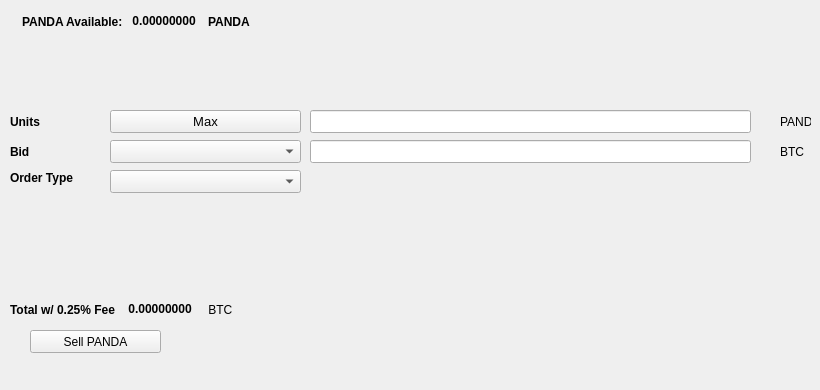
   <widget class="QWidget" name="SellTab">
    <attribute name="title">
     <string>Sell</string>
    </attribute>
    <widget class="QLabel" name="label_16">
     <property name="geometry">
      <rect>
       <x>780</x>
       <y>140</y>
       <width>31</width>
       <height>23</height>
      </rect>
     </property>
     <property name="text">
      <string>BTC</string>
     </property>
    </widget>
    <widget class="QComboBox" name="SellBidcomboBox">
     <property name="geometry">
      <rect>
       <x>110</x>
       <y>140</y>
       <width>191</width>
       <height>23</height>
      </rect>
     </property>
     <property name="font">
      <font>
       <pointsize>10</pointsize>
      </font>
     </property>
    </widget>
    <widget class="QLabel" name="label_18">
     <property name="geometry">
      <rect>
       <x>10</x>
       <y>110</y>
       <width>46</width>
       <height>23</height>
      </rect>
     </property>
     <property name="font">
      <font>
       <weight>75</weight>
       <bold>true</bold>
      </font>
     </property>
     <property name="text">
      <string>Units</string>
     </property>
    </widget>
    <widget class="QPushButton" name="Sell_Max_Amount">
     <property name="geometry">
      <rect>
       <x>110</x>
       <y>110</y>
       <width>191</width>
       <height>23</height>
      </rect>
     </property>
     <property name="font">
      <font>
       <pointsize>10</pointsize>
      </font>
     </property>
     <property name="text">
      <string>Max</string>
     </property>
    </widget>
    <widget class="QLabel" name="label_20">
     <property name="geometry">
      <rect>
       <x>10</x>
       <y>170</y>
       <width>91</width>
       <height>16</height>
      </rect>
     </property>
     <property name="font">
      <font>
       <weight>75</weight>
       <bold>true</bold>
      </font>
     </property>
     <property name="text">
      <string>Order Type</string>
     </property>
    </widget>
    <widget class="QComboBox" name="SellOrdertypeCombo">
     <property name="geometry">
      <rect>
       <x>110</x>
       <y>170</y>
       <width>191</width>
       <height>23</height>
      </rect>
     </property>
     <property name="font">
      <font>
       <pointsize>10</pointsize>
      </font>
     </property>
    </widget>
    <widget class="QLabel" name="label_21">
     <property name="geometry">
      <rect>
       <x>10</x>
       <y>140</y>
       <width>46</width>
       <height>23</height>
      </rect>
     </property>
     <property name="font">
      <font>
       <weight>75</weight>
       <bold>true</bold>
      </font>
     </property>
     <property name="text">
      <string>Bid</string>
     </property>
    </widget>
    <widget class="QLabel" name="label_22">
     <property name="geometry">
      <rect>
       <x>780</x>
       <y>110</y>
       <width>31</width>
       <height>23</height>
      </rect>
     </property>
     <property name="text">
      <string>PANDA</string>
     </property>
    </widget>
    <widget class="QLineEdit" name="UnitsInputPANDA">
     <property name="geometry">
      <rect>
       <x>310</x>
       <y>110</y>
       <width>441</width>
       <height>23</height>
      </rect>
     </property>
     <property name="font">
      <font>
       <pointsize>9</pointsize>
       <weight>75</weight>
       <bold>true</bold>
      </font>
     </property>
    </widget>
    <widget class="QLineEdit" name="SellBidPriceEdit">
     <property name="geometry">
      <rect>
       <x>310</x>
       <y>140</y>
       <width>441</width>
       <height>23</height>
      </rect>
     </property>
     <property name="font">
      <font>
       <pointsize>9</pointsize>
       <weight>75</weight>
       <bold>true</bold>
      </font>
     </property>
    </widget>
    <widget class="QPushButton" name="SellPANDABTN">
     <property name="geometry">
      <rect>
       <x>30</x>
       <y>330</y>
       <width>131</width>
       <height>23</height>
      </rect>
     </property>
     <property name="text">
      <string>Sell PANDA</string>
     </property>
     <property name="icon">
      <iconset resource="../pandacash">
       <normaloff>:/icons/bitcoin</normaloff>:/icons/bitcoin</iconset>
     </property>
    </widget>
    <widget class="QWidget" name="layoutWidget3">
     <property name="geometry">
      <rect>
       <x>22</x>
       <y>12</y>
       <width>258</width>
       <height>19</height>
      </rect>
     </property>
     <layout class="QHBoxLayout" name="horizontalLayout">
      <item>
       <widget class="QLabel" name="label232_2">
        <property name="font">
         <font>
          <weight>75</weight>
          <bold>true</bold>
         </font>
        </property>
        <property name="text">
         <string>PANDA Available:</string>
        </property>
       </widget>
      </item>
      <item>
       <widget class="QLabel" name="PANDAAvailableLabel">
        <property name="palette">
         <palette>
          <active>
           <colorrole role="WindowText">
            <brush brushstyle="SolidPattern">
             <color alpha="255">
              <red>0</red>
              <green>0</green>
              <blue>0</blue>
             </color>
            </brush>
           </colorrole>
           <colorrole role="Button">
            <brush brushstyle="SolidPattern">
             <color alpha="255">
              <red>0</red>
              <green>170</green>
              <blue>0</blue>
             </color>
            </brush>
           </colorrole>
           <colorrole role="Light">
            <brush brushstyle="SolidPattern">
             <color alpha="255">
              <red>0</red>
              <green>255</green>
              <blue>0</blue>
             </color>
            </brush>
           </colorrole>
           <colorrole role="Midlight">
            <brush brushstyle="SolidPattern">
             <color alpha="255">
              <red>0</red>
              <green>212</green>
              <blue>0</blue>
             </color>
            </brush>
           </colorrole>
           <colorrole role="Dark">
            <brush brushstyle="SolidPattern">
             <color alpha="255">
              <red>0</red>
              <green>85</green>
              <blue>0</blue>
             </color>
            </brush>
           </colorrole>
           <colorrole role="Mid">
            <brush brushstyle="SolidPattern">
             <color alpha="255">
              <red>0</red>
              <green>113</green>
              <blue>0</blue>
             </color>
            </brush>
           </colorrole>
           <colorrole role="Text">
            <brush brushstyle="SolidPattern">
             <color alpha="255">
              <red>0</red>
              <green>170</green>
              <blue>0</blue>
             </color>
            </brush>
           </colorrole>
           <colorrole role="BrightText">
            <brush brushstyle="SolidPattern">
             <color alpha="255">
              <red>255</red>
              <green>255</green>
              <blue>255</blue>
             </color>
            </brush>
           </colorrole>
           <colorrole role="ButtonText">
            <brush brushstyle="SolidPattern">
             <color alpha="255">
              <red>0</red>
              <green>0</green>
              <blue>0</blue>
             </color>
            </brush>
           </colorrole>
           <colorrole role="Base">
            <brush brushstyle="SolidPattern">
             <color alpha="255">
              <red>255</red>
              <green>255</green>
              <blue>255</blue>
             </color>
            </brush>
           </colorrole>
           <colorrole role="Window">
            <brush brushstyle="SolidPattern">
             <color alpha="255">
              <red>0</red>
              <green>170</green>
              <blue>0</blue>
             </color>
            </brush>
           </colorrole>
           <colorrole role="Shadow">
            <brush brushstyle="SolidPattern">
             <color alpha="255">
              <red>0</red>
              <green>0</green>
              <blue>0</blue>
             </color>
            </brush>
           </colorrole>
           <colorrole role="AlternateBase">
            <brush brushstyle="SolidPattern">
             <color alpha="255">
              <red>127</red>
              <green>212</green>
              <blue>127</blue>
             </color>
            </brush>
           </colorrole>
           <colorrole role="ToolTipBase">
            <brush brushstyle="SolidPattern">
             <color alpha="255">
              <red>255</red>
              <green>255</green>
              <blue>220</blue>
             </color>
            </brush>
           </colorrole>
           <colorrole role="ToolTipText">
            <brush brushstyle="SolidPattern">
             <color alpha="255">
              <red>0</red>
              <green>0</green>
              <blue>0</blue>
             </color>
            </brush>
           </colorrole>
          </active>
          <inactive>
           <colorrole role="WindowText">
            <brush brushstyle="SolidPattern">
             <color alpha="255">
              <red>0</red>
              <green>0</green>
              <blue>0</blue>
             </color>
            </brush>
           </colorrole>
           <colorrole role="Button">
            <brush brushstyle="SolidPattern">
             <color alpha="255">
              <red>0</red>
              <green>170</green>
              <blue>0</blue>
             </color>
            </brush>
           </colorrole>
           <colorrole role="Light">
            <brush brushstyle="SolidPattern">
             <color alpha="255">
              <red>0</red>
              <green>255</green>
              <blue>0</blue>
             </color>
            </brush>
           </colorrole>
           <colorrole role="Midlight">
            <brush brushstyle="SolidPattern">
             <color alpha="255">
              <red>0</red>
              <green>212</green>
              <blue>0</blue>
             </color>
            </brush>
           </colorrole>
           <colorrole role="Dark">
            <brush brushstyle="SolidPattern">
             <color alpha="255">
              <red>0</red>
              <green>85</green>
              <blue>0</blue>
             </color>
            </brush>
           </colorrole>
           <colorrole role="Mid">
            <brush brushstyle="SolidPattern">
             <color alpha="255">
              <red>0</red>
              <green>113</green>
              <blue>0</blue>
             </color>
            </brush>
           </colorrole>
           <colorrole role="Text">
            <brush brushstyle="SolidPattern">
             <color alpha="255">
              <red>0</red>
              <green>170</green>
              <blue>0</blue>
             </color>
            </brush>
           </colorrole>
           <colorrole role="BrightText">
            <brush brushstyle="SolidPattern">
             <color alpha="255">
              <red>255</red>
              <green>255</green>
              <blue>255</blue>
             </color>
            </brush>
           </colorrole>
           <colorrole role="ButtonText">
            <brush brushstyle="SolidPattern">
             <color alpha="255">
              <red>0</red>
              <green>0</green>
              <blue>0</blue>
             </color>
            </brush>
           </colorrole>
           <colorrole role="Base">
            <brush brushstyle="SolidPattern">
             <color alpha="255">
              <red>255</red>
              <green>255</green>
              <blue>255</blue>
             </color>
            </brush>
           </colorrole>
           <colorrole role="Window">
            <brush brushstyle="SolidPattern">
             <color alpha="255">
              <red>0</red>
              <green>170</green>
              <blue>0</blue>
             </color>
            </brush>
           </colorrole>
           <colorrole role="Shadow">
            <brush brushstyle="SolidPattern">
             <color alpha="255">
              <red>0</red>
              <green>0</green>
              <blue>0</blue>
             </color>
            </brush>
           </colorrole>
           <colorrole role="AlternateBase">
            <brush brushstyle="SolidPattern">
             <color alpha="255">
              <red>127</red>
              <green>212</green>
              <blue>127</blue>
             </color>
            </brush>
           </colorrole>
           <colorrole role="ToolTipBase">
            <brush brushstyle="SolidPattern">
             <color alpha="255">
              <red>255</red>
              <green>255</green>
              <blue>220</blue>
             </color>
            </brush>
           </colorrole>
           <colorrole role="ToolTipText">
            <brush brushstyle="SolidPattern">
             <color alpha="255">
              <red>0</red>
              <green>0</green>
              <blue>0</blue>
             </color>
            </brush>
           </colorrole>
          </inactive>
          <disabled>
           <colorrole role="WindowText">
            <brush brushstyle="SolidPattern">
             <color alpha="255">
              <red>0</red>
              <green>85</green>
              <blue>0</blue>
             </color>
            </brush>
           </colorrole>
           <colorrole role="Button">
            <brush brushstyle="SolidPattern">
             <color alpha="255">
              <red>0</red>
              <green>170</green>
              <blue>0</blue>
             </color>
            </brush>
           </colorrole>
           <colorrole role="Light">
            <brush brushstyle="SolidPattern">
             <color alpha="255">
              <red>0</red>
              <green>255</green>
              <blue>0</blue>
             </color>
            </brush>
           </colorrole>
           <colorrole role="Midlight">
            <brush brushstyle="SolidPattern">
             <color alpha="255">
              <red>0</red>
              <green>212</green>
              <blue>0</blue>
             </color>
            </brush>
           </colorrole>
           <colorrole role="Dark">
            <brush brushstyle="SolidPattern">
             <color alpha="255">
              <red>0</red>
              <green>85</green>
              <blue>0</blue>
             </color>
            </brush>
           </colorrole>
           <colorrole role="Mid">
            <brush brushstyle="SolidPattern">
             <color alpha="255">
              <red>0</red>
              <green>113</green>
              <blue>0</blue>
             </color>
            </brush>
           </colorrole>
           <colorrole role="Text">
            <brush brushstyle="SolidPattern">
             <color alpha="255">
              <red>0</red>
              <green>85</green>
              <blue>0</blue>
             </color>
            </brush>
           </colorrole>
           <colorrole role="BrightText">
            <brush brushstyle="SolidPattern">
             <color alpha="255">
              <red>255</red>
              <green>255</green>
              <blue>255</blue>
             </color>
            </brush>
           </colorrole>
           <colorrole role="ButtonText">
            <brush brushstyle="SolidPattern">
             <color alpha="255">
              <red>0</red>
              <green>85</green>
              <blue>0</blue>
             </color>
            </brush>
           </colorrole>
           <colorrole role="Base">
            <brush brushstyle="SolidPattern">
             <color alpha="255">
              <red>0</red>
              <green>170</green>
              <blue>0</blue>
             </color>
            </brush>
           </colorrole>
           <colorrole role="Window">
            <brush brushstyle="SolidPattern">
             <color alpha="255">
              <red>0</red>
              <green>170</green>
              <blue>0</blue>
             </color>
            </brush>
           </colorrole>
           <colorrole role="Shadow">
            <brush brushstyle="SolidPattern">
             <color alpha="255">
              <red>0</red>
              <green>0</green>
              <blue>0</blue>
             </color>
            </brush>
           </colorrole>
           <colorrole role="AlternateBase">
            <brush brushstyle="SolidPattern">
             <color alpha="255">
              <red>0</red>
              <green>170</green>
              <blue>0</blue>
             </color>
            </brush>
           </colorrole>
           <colorrole role="ToolTipBase">
            <brush brushstyle="SolidPattern">
             <color alpha="255">
              <red>255</red>
              <green>255</green>
              <blue>220</blue>
             </color>
            </brush>
           </colorrole>
           <colorrole role="ToolTipText">
            <brush brushstyle="SolidPattern">
             <color alpha="255">
              <red>0</red>
              <green>0</green>
              <blue>0</blue>
             </color>
            </brush>
           </colorrole>
          </disabled>
         </palette>
        </property>
        <property name="font">
         <font>
          <weight>75</weight>
          <bold>true</bold>
         </font>
        </property>
        <property name="text">
         <string> 0.00000000 </string>
        </property>
        <property name="textInteractionFlags">
         <set>Qt::LinksAccessibleByMouse|Qt::TextSelectableByKeyboard|Qt::TextSelectableByMouse</set>
        </property>
       </widget>
      </item>
      <item>
       <widget class="QLabel" name="labelPANDA">
        <property name="font">
         <font>
          <weight>75</weight>
          <bold>true</bold>
         </font>
        </property>
        <property name="text">
         <string>PANDA</string>
        </property>
       </widget>
      </item>
     </layout>
    </widget>
    <widget class="QWidget" name="layoutWidget">
     <property name="geometry">
      <rect>
       <x>10</x>
       <y>300</y>
       <width>268</width>
       <height>19</height>
      </rect>
     </property>
     <layout class="QHBoxLayout" name="horizontalLayout_2">
      <item>
       <widget class="QLabel" name="label_19">
        <property name="font">
         <font>
          <weight>75</weight>
          <bold>true</bold>
         </font>
        </property>
        <property name="text">
         <string>Total w/ 0.25% Fee </string>
        </property>
       </widget>
      </item>
      <item>
       <widget class="QLabel" name="SellCostLabel">
        <property name="palette">
         <palette>
          <active>
           <colorrole role="WindowText">
            <brush brushstyle="SolidPattern">
             <color alpha="255">
              <red>0</red>
              <green>0</green>
              <blue>0</blue>
             </color>
            </brush>
           </colorrole>
           <colorrole role="Button">
            <brush brushstyle="SolidPattern">
             <color alpha="255">
              <red>0</red>
              <green>170</green>
              <blue>0</blue>
             </color>
            </brush>
           </colorrole>
           <colorrole role="Light">
            <brush brushstyle="SolidPattern">
             <color alpha="255">
              <red>0</red>
              <green>255</green>
              <blue>0</blue>
             </color>
            </brush>
           </colorrole>
           <colorrole role="Midlight">
            <brush brushstyle="SolidPattern">
             <color alpha="255">
              <red>0</red>
              <green>212</green>
              <blue>0</blue>
             </color>
            </brush>
           </colorrole>
           <colorrole role="Dark">
            <brush brushstyle="SolidPattern">
             <color alpha="255">
              <red>0</red>
              <green>85</green>
              <blue>0</blue>
             </color>
            </brush>
           </colorrole>
           <colorrole role="Mid">
            <brush brushstyle="SolidPattern">
             <color alpha="255">
              <red>0</red>
              <green>113</green>
              <blue>0</blue>
             </color>
            </brush>
           </colorrole>
           <colorrole role="Text">
            <brush brushstyle="SolidPattern">
             <color alpha="255">
              <red>0</red>
              <green>170</green>
              <blue>0</blue>
             </color>
            </brush>
           </colorrole>
           <colorrole role="BrightText">
            <brush brushstyle="SolidPattern">
             <color alpha="255">
              <red>255</red>
              <green>255</green>
              <blue>255</blue>
             </color>
            </brush>
           </colorrole>
           <colorrole role="ButtonText">
            <brush brushstyle="SolidPattern">
             <color alpha="255">
              <red>0</red>
              <green>0</green>
              <blue>0</blue>
             </color>
            </brush>
           </colorrole>
           <colorrole role="Base">
            <brush brushstyle="SolidPattern">
             <color alpha="255">
              <red>255</red>
              <green>255</green>
              <blue>255</blue>
             </color>
            </brush>
           </colorrole>
           <colorrole role="Window">
            <brush brushstyle="SolidPattern">
             <color alpha="255">
              <red>0</red>
              <green>170</green>
              <blue>0</blue>
             </color>
            </brush>
           </colorrole>
           <colorrole role="Shadow">
            <brush brushstyle="SolidPattern">
             <color alpha="255">
              <red>0</red>
              <green>0</green>
              <blue>0</blue>
             </color>
            </brush>
           </colorrole>
           <colorrole role="AlternateBase">
            <brush brushstyle="SolidPattern">
             <color alpha="255">
              <red>127</red>
              <green>212</green>
              <blue>127</blue>
             </color>
            </brush>
           </colorrole>
           <colorrole role="ToolTipBase">
            <brush brushstyle="SolidPattern">
             <color alpha="255">
              <red>255</red>
              <green>255</green>
              <blue>220</blue>
             </color>
            </brush>
           </colorrole>
           <colorrole role="ToolTipText">
            <brush brushstyle="SolidPattern">
             <color alpha="255">
              <red>0</red>
              <green>0</green>
              <blue>0</blue>
             </color>
            </brush>
           </colorrole>
          </active>
          <inactive>
           <colorrole role="WindowText">
            <brush brushstyle="SolidPattern">
             <color alpha="255">
              <red>0</red>
              <green>0</green>
              <blue>0</blue>
             </color>
            </brush>
           </colorrole>
           <colorrole role="Button">
            <brush brushstyle="SolidPattern">
             <color alpha="255">
              <red>0</red>
              <green>170</green>
              <blue>0</blue>
             </color>
            </brush>
           </colorrole>
           <colorrole role="Light">
            <brush brushstyle="SolidPattern">
             <color alpha="255">
              <red>0</red>
              <green>255</green>
              <blue>0</blue>
             </color>
            </brush>
           </colorrole>
           <colorrole role="Midlight">
            <brush brushstyle="SolidPattern">
             <color alpha="255">
              <red>0</red>
              <green>212</green>
              <blue>0</blue>
             </color>
            </brush>
           </colorrole>
           <colorrole role="Dark">
            <brush brushstyle="SolidPattern">
             <color alpha="255">
              <red>0</red>
              <green>85</green>
              <blue>0</blue>
             </color>
            </brush>
           </colorrole>
           <colorrole role="Mid">
            <brush brushstyle="SolidPattern">
             <color alpha="255">
              <red>0</red>
              <green>113</green>
              <blue>0</blue>
             </color>
            </brush>
           </colorrole>
           <colorrole role="Text">
            <brush brushstyle="SolidPattern">
             <color alpha="255">
              <red>0</red>
              <green>170</green>
              <blue>0</blue>
             </color>
            </brush>
           </colorrole>
           <colorrole role="BrightText">
            <brush brushstyle="SolidPattern">
             <color alpha="255">
              <red>255</red>
              <green>255</green>
              <blue>255</blue>
             </color>
            </brush>
           </colorrole>
           <colorrole role="ButtonText">
            <brush brushstyle="SolidPattern">
             <color alpha="255">
              <red>0</red>
              <green>0</green>
              <blue>0</blue>
             </color>
            </brush>
           </colorrole>
           <colorrole role="Base">
            <brush brushstyle="SolidPattern">
             <color alpha="255">
              <red>255</red>
              <green>255</green>
              <blue>255</blue>
             </color>
            </brush>
           </colorrole>
           <colorrole role="Window">
            <brush brushstyle="SolidPattern">
             <color alpha="255">
              <red>0</red>
              <green>170</green>
              <blue>0</blue>
             </color>
            </brush>
           </colorrole>
           <colorrole role="Shadow">
            <brush brushstyle="SolidPattern">
             <color alpha="255">
              <red>0</red>
              <green>0</green>
              <blue>0</blue>
             </color>
            </brush>
           </colorrole>
           <colorrole role="AlternateBase">
            <brush brushstyle="SolidPattern">
             <color alpha="255">
              <red>127</red>
              <green>212</green>
              <blue>127</blue>
             </color>
            </brush>
           </colorrole>
           <colorrole role="ToolTipBase">
            <brush brushstyle="SolidPattern">
             <color alpha="255">
              <red>255</red>
              <green>255</green>
              <blue>220</blue>
             </color>
            </brush>
           </colorrole>
           <colorrole role="ToolTipText">
            <brush brushstyle="SolidPattern">
             <color alpha="255">
              <red>0</red>
              <green>0</green>
              <blue>0</blue>
             </color>
            </brush>
           </colorrole>
          </inactive>
          <disabled>
           <colorrole role="WindowText">
            <brush brushstyle="SolidPattern">
             <color alpha="255">
              <red>0</red>
              <green>85</green>
              <blue>0</blue>
             </color>
            </brush>
           </colorrole>
           <colorrole role="Button">
            <brush brushstyle="SolidPattern">
             <color alpha="255">
              <red>0</red>
              <green>170</green>
              <blue>0</blue>
             </color>
            </brush>
           </colorrole>
           <colorrole role="Light">
            <brush brushstyle="SolidPattern">
             <color alpha="255">
              <red>0</red>
              <green>255</green>
              <blue>0</blue>
             </color>
            </brush>
           </colorrole>
           <colorrole role="Midlight">
            <brush brushstyle="SolidPattern">
             <color alpha="255">
              <red>0</red>
              <green>212</green>
              <blue>0</blue>
             </color>
            </brush>
           </colorrole>
           <colorrole role="Dark">
            <brush brushstyle="SolidPattern">
             <color alpha="255">
              <red>0</red>
              <green>85</green>
              <blue>0</blue>
             </color>
            </brush>
           </colorrole>
           <colorrole role="Mid">
            <brush brushstyle="SolidPattern">
             <color alpha="255">
              <red>0</red>
              <green>113</green>
              <blue>0</blue>
             </color>
            </brush>
           </colorrole>
           <colorrole role="Text">
            <brush brushstyle="SolidPattern">
             <color alpha="255">
              <red>0</red>
              <green>85</green>
              <blue>0</blue>
             </color>
            </brush>
           </colorrole>
           <colorrole role="BrightText">
            <brush brushstyle="SolidPattern">
             <color alpha="255">
              <red>255</red>
              <green>255</green>
              <blue>255</blue>
             </color>
            </brush>
           </colorrole>
           <colorrole role="ButtonText">
            <brush brushstyle="SolidPattern">
             <color alpha="255">
              <red>0</red>
              <green>85</green>
              <blue>0</blue>
             </color>
            </brush>
           </colorrole>
           <colorrole role="Base">
            <brush brushstyle="SolidPattern">
             <color alpha="255">
              <red>0</red>
              <green>170</green>
              <blue>0</blue>
             </color>
            </brush>
           </colorrole>
           <colorrole role="Window">
            <brush brushstyle="SolidPattern">
             <color alpha="255">
              <red>0</red>
              <green>170</green>
              <blue>0</blue>
             </color>
            </brush>
           </colorrole>
           <colorrole role="Shadow">
            <brush brushstyle="SolidPattern">
             <color alpha="255">
              <red>0</red>
              <green>0</green>
              <blue>0</blue>
             </color>
            </brush>
           </colorrole>
           <colorrole role="AlternateBase">
            <brush brushstyle="SolidPattern">
             <color alpha="255">
              <red>0</red>
              <green>170</green>
              <blue>0</blue>
             </color>
            </brush>
           </colorrole>
           <colorrole role="ToolTipBase">
            <brush brushstyle="SolidPattern">
             <color alpha="255">
              <red>255</red>
              <green>255</green>
              <blue>220</blue>
             </color>
            </brush>
           </colorrole>
           <colorrole role="ToolTipText">
            <brush brushstyle="SolidPattern">
             <color alpha="255">
              <red>0</red>
              <green>0</green>
              <blue>0</blue>
             </color>
            </brush>
           </colorrole>
          </disabled>
         </palette>
        </property>
        <property name="font">
         <font>
          <weight>75</weight>
          <bold>true</bold>
         </font>
        </property>
        <property name="autoFillBackground">
         <bool>false</bool>
        </property>
        <property name="text">
         <string> 0.00000000</string>
        </property>
        <property name="textInteractionFlags">
         <set>Qt::LinksAccessibleByMouse|Qt::TextSelectableByMouse</set>
        </property>
       </widget>
      </item>
      <item>
       <widget class="QLabel" name="label_17">
        <property name="font">
         <font>
          <weight>50</weight>
          <bold>false</bold>
         </font>
        </property>
        <property name="text">
         <string> BTC</string>
        </property>
       </widget>
      </item>
     </layout>
    </widget>
    <widget class="QLabel" name="label_23">
     <property name="geometry">
      <rect>
       <x>460</x>
       <y>300</y>
       <width>281</width>
       <height>81</height>
      </rect>
     </property>
     <property name="text">
      <string/>
     </property>
     <property name="pixmap">
      <pixmap>:/images/bittrex</pixmap>
     </property>
    </widget>
   </widget>
